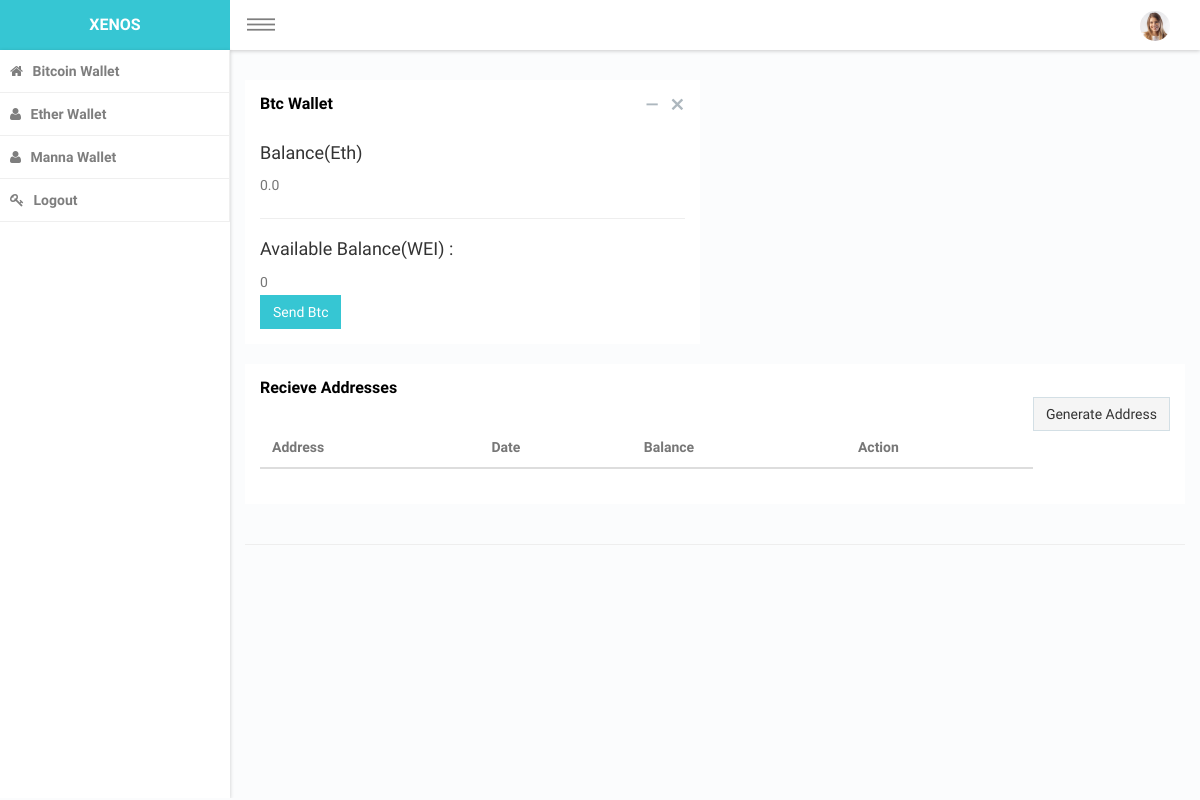
Before: /office/wallet/btc/ (signed in) with the older database file.
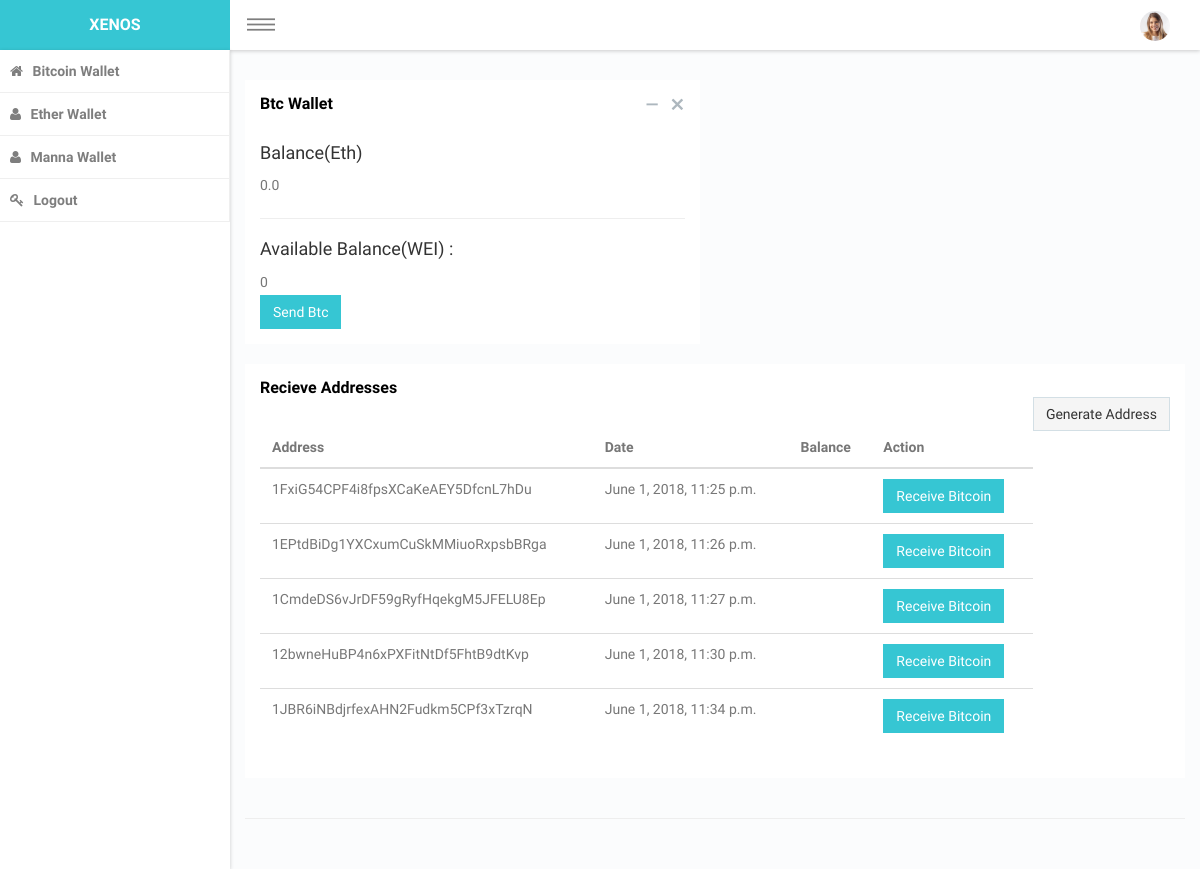
After: the same page with the newer database file.
### dash/models.py (models this page shows, shortened)
class Address(models.Model):
    address=models.CharField(max_length=200, null=True)
    wallet=models.ForeignKey(Wallet, on_delete=models.CASCADE)
    private_key_wif=models.TextField(null=True)
    private_key_hex=models.TextField(null=True)
    public_key=models.TextField(null=True)
    created_date=models.DateTimeField(auto_now_add=True, null=True)
    balance=models.IntegerField(default=0)

### dash/views.py (the view)
# urls.py: path('wallet/<str:coin_symbol>/', views.WalletView, name='match'),
class WalletView(LoginRequiredMixin, View):
    def get(self, request, *args, **kwargs):
        coin_symbol=kwargs.pop('coin_symbol')
        try:
            wallet=Wallet.objects.get(Q(owner=request.user), coin=coin_symbol)
            balance=wallet.main_balance
            coin_balance=balance/settings.WEI
        except Wallet.DoesNotExist:
            raise Http404()
        addr=Address.objects.filter(wallet=wallet)
        return render(request, 'wallet_admin/wallet.html', {'addr':addr,'coin_symbol':coin_symbol,
                                                            'balance':balance, 'coin_balance':coin_balance})

### dash/templates/wallet_admin/wallet.html (shortened to what this page needs)
{% extends 'wallet_admin/base.html' %}
{% load static %}
{% block content %}
 <div class="container">
     <div class="row">
          <div class="col-sm-6">
                                <div class="panel">
                                    <header class="panel-heading">
                                        <div class="panel-actions">
                                            <a href="#" class="panel-action panel-action-toggle" data-panel-toggle=""></a>
                                            <a href="#" class="panel-action panel-action-dismiss" data-panel-dismiss=""></a>
                                        </div>
                                        <h2 class="panel-title"><span style="text-transform: capitalize">{{coin_symbol}}</span> Wallet </h2>
                                    </header>
                                    <div class="panel-body">
                                        <h4 class="panel-subtitle">Balance(Eth) </h4><span class="helping-text">{{coin_balance}}</span>
                                        <hr>
                                        <h4 >Available Balance(WEI) :</h4>
                                        <span class="helping-text">{{balance}}</span>
                                        <div class="row">
                                            <div class="col-sm-3">
                                                <a href="/office/send_coin/?coin_symbol={{coin_symbol}}" class="btn btn-primary">Send <span style="text-transform: capitalize">{{coin_symbol}}</span></a>
                                            </div>
                                        </div>
                                        </div>
                                    </div>
     </div>
 </div>
     <div class="row">
         <div class="col-sm-12">
                                     <div class="panel">
                                    <header class="panel-heading">
                                        <h2 class="panel-title">Recieve Addresses</h2>
                                        <a href="{% url 'dash:generate_addr' %}?coin_symbol={{coin_symbol}}" class="btn btn-default pull-right">Generate Address</a>
                                    </header>
                                    <div class="panel-body">
                                      <div class="table-responsive">
                                <table class="table table-hover">
                                    <thead>
                                        <tr>
                                            <th>Address</th>
                                            <th>Date</th>
                                            <th>Balance</th>
                                            <th>Action</th>
                                        </tr>
                                    </thead>
                                    <tbody>
                                        {% for addr in addr %}
											<tr>
                                              <td>{{addr.address}}</td>
											  <td>{{addr.created_date}}</td>
											  <td>{{addr.amount}}</td>
                                                <td><a href="/office/receive_coin?addr_id={{addr.id}}" class="btn btn-primary">Receive Bitcoin</a></td>
                                            </tr>
											{% endfor %}
                                    </tbody>
                                   </table>
                                </div>
                            </div>
                        </div>
                    </div>
                </div>
                 <hr>
     </div>
 </div>
{% endblock %}

Changed rows visible on the page:
added Address: address "1FxiG54CPF4i8fpsXCaKeAEY5DfcnL7hDu", created_date "June 1, 2018, 11:25 p.m."
added Address: address "1EPtdBiDg1YXCxumCuSkMMiuoRxpsbBRga", created_date "June 1, 2018, 11:26 p.m."
added Address: address "1CmdeDS6vJrDF59gRyfHqekgM5JFELU8Ep", created_date "June 1, 2018, 11:27 p.m."
added Address: address "12bwneHuBP4n6xPXFitNtDf5FhtB9dtKvp", created_date "June 1, 2018, 11:30 p.m."
added Address: address "1JBR6iNBdjrfexAHN2Fudkm5CPf3xTzrqN", created_date "June 1, 2018, 11:34 p.m."
